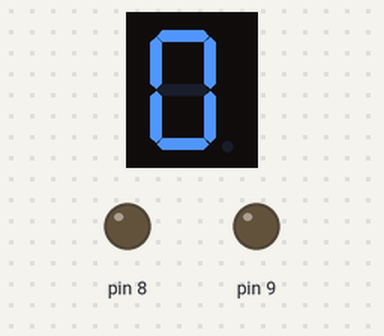
This sketch was run on a simulated Arduino Uno, built with avr-gcc and run on an emulated ATmega328P. Shown: 1-digit seven-segment display, output pins drawn as LEDs (lit = HIGH). Wiring (inferred from the names in the program): 1-digit 7-segment display, segments lit when LOW: segments pin 1, pin 2, pin 3, pin 4, pin 5, pin 6, pin 7. The segment pins are drawn as the display they are named for; pins used as bus, display or sensor lines are not drawn.

Above: at 0.1 s.
At 10.1 s:
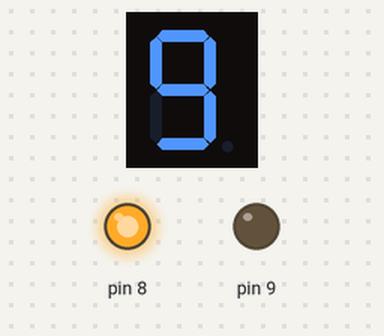
At 20.1 s:
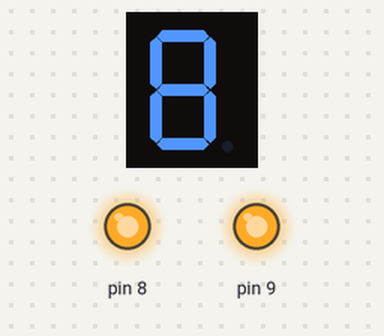
At 33.1 s:
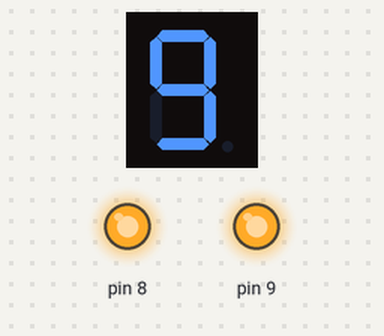
Timing chart, 0 to 34.6 s (numbered marks = the images above):
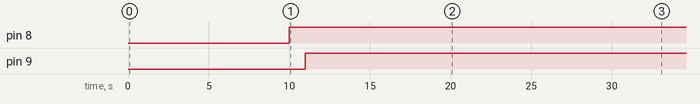

The sketch:

sevensegment_displaywith_leds.ino
```cpp
void setup() {
  // put your s
 #define a 1
 #define b 2
#define c 3
 #define d 4
 #define e 5
#define f 6
 #define g 7

  pinMode(a,OUTPUT);
  pinMode(b,OUTPUT);
  pinMode(c,OUTPUT);
  pinMode(d,OUTPUT);
  pinMode(e,OUTPUT);
  pinMode(f,OUTPUT);
  pinMode(g,OUTPUT);
  pinMode(8,OUTPUT);
  pinMode(9,OUTPUT);
}

void loop() {
  // put your main code here, to run repeatedly:
  digitalWrite(a,LOW);//0
  digitalWrite(b,LOW);
  digitalWrite(c,LOW);
  digitalWrite(d,LOW);
  digitalWrite(e,LOW);
  digitalWrite(f,LOW);
  digitalWrite(g,HIGH);
  delay(1000);
    digitalWrite(a,HIGH);//1
  digitalWrite(b,LOW);
  digitalWrite(c,LOW);
  digitalWrite(d,HIGH);
  digitalWrite(e,HIGH);
  digitalWrite(f,HIGH);
  digitalWrite(g,HIGH);
  delay(1000);
    digitalWrite(a,LOW);//2
  digitalWrite(b,LOW);
  digitalWrite(c,HIGH);
  digitalWrite(d,LOW);
  digitalWrite(e,LOW);
  digitalWrite(f,HIGH);
  digitalWrite(g,LOW);
  delay(1000);
    digitalWrite(a,LOW);//3
  digitalWrite(b,LOW);
  digitalWrite(c,LOW);
  digitalWrite(d,LOW);
  digitalWrite(e,HIGH);
  digitalWrite(f,HIGH);
  digitalWrite(g,LOW);
  delay(1000);
    digitalWrite(a,HIGH);//4
  digitalWrite(b,LOW);
  digitalWrite(c,LOW);
  digitalWrite(d,HIGH);
  digitalWrite(e,HIGH);
  digitalWrite(f,LOW);
  digitalWrite(g,LOW);
  delay(1000);
    digitalWrite(a,LOW);//5
  digitalWrite(b,HIGH);
  digitalWrite(c,LOW);
  digitalWrite(d,LOW);
  digitalWrite(e,HIGH);
  digitalWrite(f,LOW);
  digitalWrite(g,LOW);
  delay(1000);
    digitalWrite(a,LOW);//6
  digitalWrite(b,HIGH);
  digitalWrite(c,LOW);
  digitalWrite(d,LOW);
  digitalWrite(e,LOW);
  digitalWrite(f,LOW);
  digitalWrite(g,LOW);
  delay(1000);
    digitalWrite(a,LOW);//7
  digitalWrite(b,LOW);
  digitalWrite(c,LOW);
  digitalWrite(d,HIGH);
  digitalWrite(e,HIGH);
  digitalWrite(f,HIGH);
  digitalWrite(g,HIGH);
  delay(1000);
    digitalWrite(a,LOW);//8
  digitalWrite(b,LOW);
  digitalWrite(c,LOW);
  digitalWrite(d,LOW);
  digitalWrite(e,LOW);
  digitalWrite(f,LOW);
  digitalWrite(g,LOW);
  delay(1000);
    digitalWrite(a,LOW);//9
  digitalWrite(b,LOW);
  digitalWrite(c,LOW);
  digitalWrite(d,LOW);
  digitalWrite(e,HIGH);
  digitalWrite(f,LOW);
  digitalWrite(g,LOW);
  delay(1000);

  digitalWrite(8,HIGH);
  delay(1000);
  digitalWrite(9,HIGH);
  delay(1000);


}
```

Measured:
- by itself, pin 8: LOW → HIGH at 10.0 s
- by itself, pin 9: LOW → HIGH at 11.0 s
- what the display in image 1 shows lasts 3.0 s, from 9.0 s to 12.0 s
- what the display in image 2 shows lasts 1.0 s, from 20.0 s to 21.0 s
